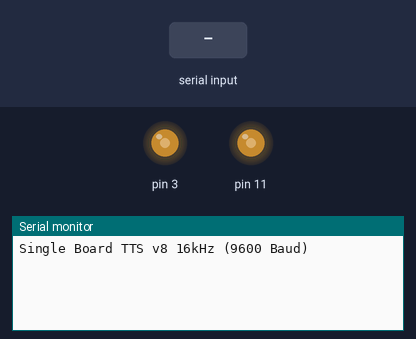
Bench run of a sketch on a simulated Arduino Uno, built with avr-gcc and run on an emulated ATmega328P. Parts: output pins drawn as LEDs (lit = HIGH), the last lines printed to the serial monitor. The test bench sets the inputs (shaded band).

Above: at 1.2 s.
1.3 s: "E\n" received over Serial
At 2.1 s:
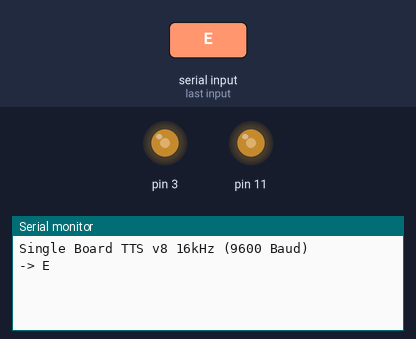
2.9 s: "T\n" received over Serial
At 3.9 s:
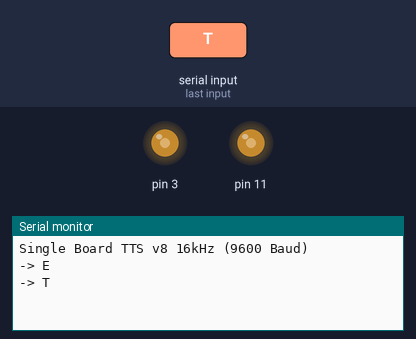

Measured:
- after the input at 1.3 s, the serial monitor: prints a new line at once (image 1)
- after the input at 2.9 s, the serial monitor: prints a new line at once (image 2)

The sketch:

single_arduino_tts.ino
```cpp
/*
 * Single Arduino Standalone TTS v8 — 16kHz Clean Output
 * Plays all 24 phonemes directly from internal Flash memory.
 * No I2C, no Slaves, zero external hardware dependencies!
 */

#include <avr/pgmspace.h>
#include "phonemes.h"

#define MAX_TEXT    150
#define PLAY_HZ    16000

volatile uint8_t  tbuf[MAX_TEXT];
volatile uint8_t  tlen = 0, playing = 0, ph_idx = 0;
volatile uint16_t sp = 0;
volatile char     punc_mode = 'T'; // 'T' = statement, 'Q' = question, 'E' = exclamation
static   uint16_t cur_off, cur_len;
static   uint16_t nxt_off, nxt_len;
static   uint8_t  frame_ct = 0;
static   uint8_t  prev_s = 128;

static void prep_next() {
  if (ph_idx >= tlen) { cur_off=0xFFFF; cur_len=0; nxt_off=0xFFFF; nxt_len=0; return; }
  uint8_t ph = tbuf[ph_idx];
  if (ph >= PHONEME_COUNT) ph = PH_SPACE;
  cur_off = pgm_read_word(&ph_off[ph]);
  cur_len = pgm_read_word(&ph_len[ph]);
  nxt_off = 0xFFFF; nxt_len = 0;
  if (ph_idx + 1 < tlen) {
    uint8_t n = tbuf[ph_idx + 1];
    if (n < PHONEME_COUNT) {
      nxt_off = pgm_read_word(&ph_off[n]);
      nxt_len = pgm_read_word(&ph_len[n]);
    }
  }
}

static void basla() {
  cli();
  ph_idx = 0; sp = 0; frame_ct = 0; prev_s = 128;
  prep_next();
  playing = (tlen > 0);
  sei();
}

void setup() {
  // Timer 2: High-speed PWM Carrier on Pin 3 and Pin 11
  pinMode(3, OUTPUT);
  pinMode(11, OUTPUT);
  TCCR2A = _BV(COM2A1) | _BV(COM2B1) | _BV(WGM21) | _BV(WGM20);
  TCCR2B = _BV(CS20); // Prescaler = 1 (62.5kHz carrier frequency)
  OCR2A = 128; OCR2B = 128;

  // Timer 1: Precise 16kHz Audio Sample Rate Trigger
  cli();
  TCCR1A = 0; TCCR1B = 0; TCNT1 = 0;
  OCR1A  = (F_CPU / PLAY_HZ) - 1; // 999 for 16kHz at 16MHz clock
  TCCR1B = _BV(WGM12) | _BV(CS10); // CTC Mode, Prescaler = 1
  TIMSK1 = _BV(OCIE1A); // Enable Compare Match Interrupt
  sei();

  Serial.begin(9600);
  Serial.println(F("Single Board TTS v8 16kHz (9600 Baud)"));
}

static uint8_t utf8_state;

void loop() {
  static char buf[160];
  static int  p = 0;
  while (Serial.available()) {
    uint8_t uc = (uint8_t)Serial.read();
    char c = (char)uc;
    if (utf8_state == 1) {
      utf8_state = 0;
      if      (uc==0xA7) c='c'; else if (uc==0x87) c='C';
      else if (uc==0xB6) c='o'; else if (uc==0x96) c='O';
      else if (uc==0xBC) c='u'; else if (uc==0x9C) c='U';
      else continue;
    } else if (utf8_state == 2) {
      utf8_state = 0;
      if      (uc==0x9F) c='g'; else if (uc==0x9E) c='G';
      else if (uc==0xB1) c='i'; else if (uc==0xB0) c='I';
      else continue;
    } else if (utf8_state == 3) {
      utf8_state = 0;
      if      (uc==0x9F) c='s'; else if (uc==0x9E) c='S';
      else continue;
    } else if (uc==0xC3) { utf8_state=1; continue; }
      else if (uc==0xC4) { utf8_state=2; continue; }
      else if (uc==0xC5) { utf8_state=3; continue; }

    if (c == '\n') {
      if (p > 0) {
        buf[p] = 0;

        // Strip trailing spaces & detect punctuation mode
        char punc = 'T';
        int last_char_idx = p - 1;
        while (last_char_idx >= 0 && (buf[last_char_idx] == ' ' || buf[last_char_idx] == '\r')) {
          last_char_idx--;
        }
        if (last_char_idx >= 0) {
          char lc = buf[last_char_idx];
          if (lc == '?') { punc = 'Q'; buf[last_char_idx] = ' '; }
          else if (lc == '!') { punc = 'E'; buf[last_char_idx] = ' '; }
          else if (lc == '.') { punc = 'T'; buf[last_char_idx] = ' '; }
        }

        cli();
        int idx = 0;
        for (int i = 0; i < p && idx < MAX_TEXT; i++) {
          char ch = buf[i];
          if (ch >= 'A' && ch <= 'Z') ch += 32;
          if (ch >= 0 && ch < 128)
            tbuf[idx++] = pgm_read_byte(&c2p[(uint8_t)ch]);
        }
        // Append spaces for natural pause
        if (idx < MAX_TEXT) tbuf[idx++] = 23; // SPACE phoneme index
        if (idx < MAX_TEXT) tbuf[idx++] = 23;

        tlen = idx;
        punc_mode = punc;
        sei();

        basla();
        Serial.print(F("-> ")); Serial.println(buf);
      }
      p = 0;
    } else if (c != '\r' && p < 159) buf[p++] = c;
  }
}

ISR(TIMER1_COMPA_vect) {
  static uint16_t slide_counter = 0;
  if (!playing || ph_idx >= tlen) {
    slide_counter = 0;
    OCR2A = 128; OCR2B = 128; playing = 0; return;
  }

  // Adjust playback pitch dynamically based on punctuation mode (at 16kHz base = 999)
  if (punc_mode == 'E') {
    OCR1A = 900; // ~10% faster and higher pitch for exclamations!
  } else if (punc_mode == 'Q' && tlen >= 4 && ph_idx >= (tlen - 4)) {
    // Soru (?) pitch rise slide (smooth glide up)
    uint16_t drop = slide_counter >> 6;
    if (drop > 150) drop = 150;
    OCR1A = 999 - drop;
    slide_counter++;
  } else if (punc_mode == 'T' && tlen >= 4 && ph_idx >= (tlen - 4)) {
    // Statement drop slide (smooth glide down)
    uint16_t rise = slide_counter >> 7;
    if (rise > 75) rise = 75;
    OCR1A = 999 + rise;
    slide_counter++;
  } else {
    slide_counter = 0;
    OCR1A = 999; // Standard 16kHz pitch
  }

  uint8_t s = 128;
  if (cur_off != 0xFFFF) {
    s = pgm_read_byte(&pcm[cur_off + sp]);
  }

  // Crossfade (Smoothly fade between phonemes)
  if (cur_len > CROSSFADE_SAMPLES && sp >= (cur_len - CROSSFADE_SAMPLES)) {
    uint16_t fade = sp - (cur_len - CROSSFADE_SAMPLES);
    uint16_t target_len = (nxt_len > 0) ? nxt_len : CROSSFADE_SAMPLES;
    if (fade < target_len) {
      uint8_t ns = 128;
      if (nxt_off != 0xFFFF && nxt_len > 0) {
        ns = pgm_read_byte(&pcm[nxt_off + fade]);
      }
      s = ((uint16_t)s * (CROSSFADE_SAMPLES - fade) + (uint16_t)ns * fade) / CROSSFADE_SAMPLES;
    }
  }

  // Output sample
  OCR2A = s;
  OCR2B = s;

  sp++;
  if (sp >= cur_len) {
    ph_idx++; sp = 0;
    if (ph_idx >= tlen) { OCR2A=128; OCR2B=128; playing=0; }
    else prep_next();
  }
}
```

Source omitted: phonemes.h (data table, 112490 bytes)
